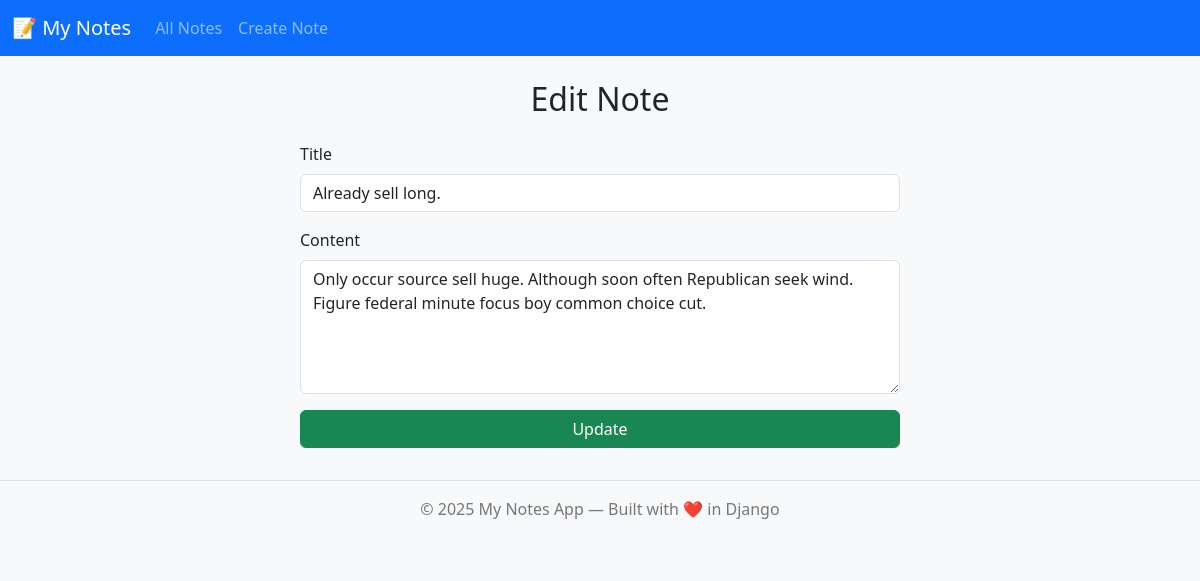
Page /update_note/161 on the committed database.
### notes/models.py (models this page shows, shortened)
class Note(models.Model):
    title = models.CharField(max_length=100)
    content = models.TextField()
    created_at = models.DateTimeField(auto_now_add=True)

### notes/views.py (the view)
# urls.py: path("update_note/<int:note_id>", views.update_note, name="update_note"),
def update_note(request, note_id):
    note = Note.objects.get(id=note_id)
    if request.method == "POST":
        data = request.POST
        title = data.get("title")
        content = data.get("content")
        note.save()
        return redirect("notes_list")
    return render(request,"notes/update_notes.html",{"note":note})

### notes/templates/notes/update_notes.html (shortened to what this page needs)
{% extends "base.html" %}
{% block content %}
  <h2 class="text-center mb-4">Edit Note</h2>
  <form method="post" class="mx-auto" style="max-width:600px;">
    <div class="mb-3">
      <label class="form-label">Title</label>
      <input type="text" name="title" value="{{ note.title }}" class="form-control" required>
    </div>
    <div class="mb-3">
      <label class="form-label">Content</label>
      <textarea name="content" rows="5" class="form-control" required>{{ note.content }}</textarea>
    </div>
    <button type="submit" class="btn btn-success w-100">Update</button>
  </form>
{% endblock %}

### notes/templates/base.html (style rules this page uses)
body { background-color: #f8f9fa; }

### rows in the picture
Note: title "Already sell long.", content "Only occur source sell huge. Although soon often Republican seek wind. Figure federal minute focus boy common choice cut."
